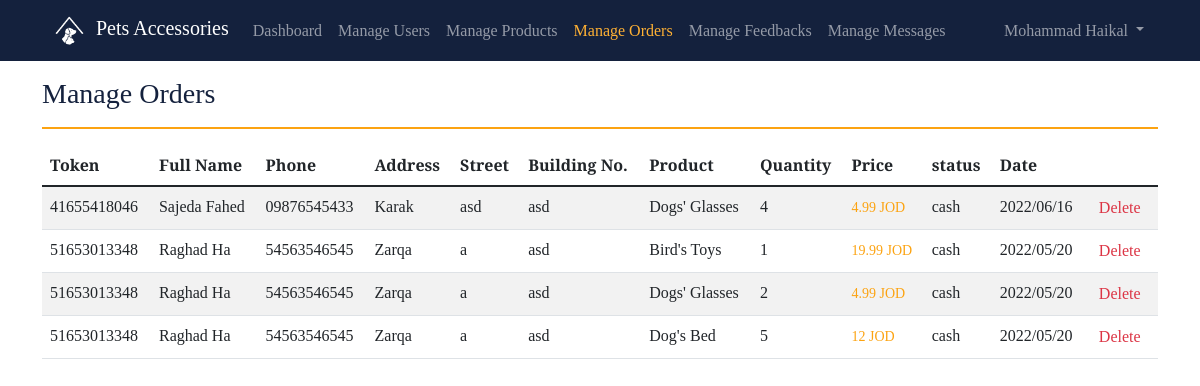
The app's page /petaccesories/manageOrders.php (signed in) with its own data.
### tables this page shows
CREATE TABLE IF NOT EXISTS `user` (
  `id` int(11) NOT NULL AUTO_INCREMENT,
  `is_admin` tinyint(1) DEFAULT '0',
  `first_name` varchar(30) NOT NULL,
  `last_name` varchar(30) NOT NULL,
  `email` varchar(50) NOT NULL,
  `phone` varchar(20) NOT NULL,
  `password` varchar(50) NOT NULL,
  `created_at` timestamp NOT NULL DEFAULT CURRENT_TIMESTAMP,
  PRIMARY KEY (`id`),
  UNIQUE KEY `UNIQUE` (`email`) USING BTREE
);

CREATE TABLE IF NOT EXISTS `order` (
  `id` int(11) NOT NULL AUTO_INCREMENT,
  `token` varchar(100) NOT NULL,
  `user_id` int(11) NOT NULL,
  `order_status_id` int(11) NOT NULL,
  `address` varchar(50) NOT NULL,
  `street_name` varchar(20) NOT NULL,
  `building_number` varchar(10) NOT NULL,
  `total_price` float NOT NULL,
  `created_at` timestamp NOT NULL DEFAULT CURRENT_TIMESTAMP,
  PRIMARY KEY (`id`) USING BTREE,
  KEY `user_id` (`user_id`) USING BTREE,
  KEY `order_status_id` (`order_status_id`) USING BTREE,
  KEY `token` (`token`)
);

CREATE TABLE IF NOT EXISTS `product` (
  `id` int(11) NOT NULL AUTO_INCREMENT,
  `brand_id` int(11) NOT NULL,
  `category_id` int(11) NOT NULL,
  `active` tinyint(1) NOT NULL DEFAULT '1',
  `sold` int(11) NOT NULL DEFAULT '0',
  `name` varchar(50) NOT NULL,
  `image` text NOT NULL,
  `description` text,
  `price` float NOT NULL,
  `quantity` int(11) NOT NULL,
  `created_at` timestamp NOT NULL DEFAULT CURRENT_TIMESTAMP,
  PRIMARY KEY (`id`),
  KEY `category_id` (`category_id`),
  KEY `brand_id` (`brand_id`)
);

CREATE TABLE IF NOT EXISTS `order_products` (
  `id` int(11) NOT NULL AUTO_INCREMENT,
  `order_token` varchar(100) NOT NULL,
  `product_id` int(11) NOT NULL,
  `quantity` int(11) NOT NULL,
  PRIMARY KEY (`id`),
  KEY `product_id` (`product_id`),
  KEY `order_token` (`order_token`)
);

CREATE TABLE IF NOT EXISTS `order_status` (
  `id` int(11) NOT NULL AUTO_INCREMENT,
  `status` varchar(20) NOT NULL,
  PRIMARY KEY (`id`)
);

### petaccesories/modules/Admin.php (called while the page is built, shortened)
<?php
class Admin extends User
{
  public static function check()
  {
    if (isset($_SESSION['admin_id'])) {
      return true;
    } else {
      return false;
    }
  }
  public static function getAdminFullName()
  {
    $admin = self::getAdmin()[0];
    return $admin['first_name'] . " " . $admin['last_name'];
  }
  public static function getAdmin()
  {
    return self::getQueryResults("SELECT * FROM `user` WHERE  `id` = {$_SESSION['admin_id']}");
  }
}

### petaccesories/modules/DB.php (called while the page is built, shortened)
<?php
class DB
{
  protected static $servername;
  protected static $username;
  protected static $password;
  protected static $dbname;
  protected static function connect()
  {
    self::$servername = "localhost";
    self::$username = "root";
    self::$password = "";
    self::$dbname = "petaccessories";
    $conn = new mysqli(self::$servername, self::$username, self::$password, self::$dbname);
    return $conn;
  }
  protected static function getQueryResults($sql){
    $result = mysqli_query(self::connect(), $sql);
    return mysqli_fetch_all($result, MYSQLI_ASSOC);
  }
}

### petaccesories/modules/Order.php (called while the page is built, shortened)
<?php
class Order extends DB
{
  public static function viewAllOrders()
  {
    return self::getQueryResults("SELECT `order`.`id`, `order`.`token`, `order`.`user_id`, `user`.`first_name`, `user`.`last_name`, `user`.`phone`, `order`.`address`, `order`.`street_name`, `order`.`building_number`, `product`.`name`,  `order_products`.`quantity`, `product`.`price`, `order`.`total_price`, `order_status`.`status`, `order`.`created_at` from `order` join `user` ON `order`.`user_id` = `user`.`id` join `order_status` ON `order`.`order_status_id` = `order_status`.`id` join `order_products` ON `order`.`token` = `order_products`.`order_token` join `product` ON `order_products`.`product_id` = `product`.`id` ORDER BY `order`.`created_at` DESC");
  }
}

### petaccesories/manageOrders.php (the view, shortened to what this page needs)
<?php
$orders = Order::viewAllOrders();
?>
<!DOCTYPE html>
<html lang="en" dir="auto">
<?php include('./templates/head.php') ?>
<body>
    <?php include('./templates/adminNav.php') ?>
    <div class="container py-3">
        <h3 class="mb-0">Manage Orders</h3>
        <hr class="myCustomHr">
        <div style="width: 100%; overflow-x: auto;" class="mb-3">
            <table class="table table-striped table-hover">
                <?php if (!empty($orders)) : ?>
                    <thead>
                        <tr>
                            <th>Token</th>
                            <th>Full Name</th>
                            <th>Phone</th>
                            <th>Address</th>
                            <th>Street</th>
                            <th>Building No.</th>
                            <th>Product</th>
                            <th>Quantity</th>
                            <th>Price</th>
                            <th>status</th>
                            <th>Date</th>
                        </tr>
                    </thead>
                    <tbody>
                        <?php foreach ($orders as $order) : ?>
                            <tr>
                                <td><?= $order['token'] ?></td>
                                <td><?= $order['first_name'] . " " . $order['last_name'] ?></td>
                                <td><?= $order['phone'] ?></td>
                                <td><?= $order['address'] ?></td>
                                <td><?= $order['street_name'] ?></td>
                                <td><?= $order['building_number'] ?></td>
                                <td><?= $order['name'] ?></td>
                                <td><?= $order['quantity'] ?></td>
                                <td><small class="price"><?= $order['price'] ?> JOD</small></td>
                                <td><?= $order['status'] ?></td>
                                <td><?= date("Y/m/d", strtotime($order['created_at'])) ?></td>
                                <td>
                                    <form style="width: fit-content;" method="post" action="<?php echo $_SERVER['PHP_SELF']; ?>">
                                        <button name="deleteOrder" onclick="return confirm('Are you sure to delete this order?')" type="submit" class="link-danger bg-transparent border-0">Delete</button>
                                    </form>
                                </td>
                            </tr>
                        <?php endforeach ?>
                    </tbody>
                <?php else : ?>
                    <p class="text-muted text-center">No orders found.</p>
                <?php endif ?>
            </table>
        </div>
    </div>
</body>
</html>

### petaccesories/templates/adminNav.php (shortened to what this page needs)
<?php
    $currentPage = basename($_SERVER['PHP_SELF']);
?>
<nav class="navbar navbar-expand-md navbar-dark bg-dark sticky-top">
        <div class="container-fluid pe-md-5 ps-md-5">
            <a class="navbar-brand" href="index.php">
                <img src="./img/logo.png" class="mx-1 " style="width: 35px; height: 35px;" alt="Logo">
                Pets Accessories
            </a>
            <div class="collapse navbar-collapse" id="navbarNavDropdown">
                <ul class="navbar-nav">
                    <li class="nav-item">
                        <a class="nav-link <?php if ($currentPage == 'dashboard.php') {echo "active";}?>" href="./dashboard.php">Dashboard</a>
                    </li>
                    <li class="nav-item">
                        <a class="nav-link <?php if ($currentPage == 'manageUsers.php') {echo "active";}?>" href="./manageUsers.php">Manage Users</a>
                    </li>
                    <li class="nav-item">
                        <a class="nav-link <?php if ($currentPage == 'manageProducts.php') {echo "active";}?>" href="./manageProducts.php">Manage Products</a>
                    </li>
                    <li class="nav-item">
                        <a class="nav-link <?php if ($currentPage == 'manageOrders.php') {echo "active";}?>" href="./manageOrders.php">Manage Orders</a>
                    </li>
                    <li class="nav-item">
                        <a class="nav-link <?php if ($currentPage == 'manageFeedbacks.php') {echo "active";}?>" href="./manageFeedbacks.php">Manage Feedbacks</a>
                    </li>
                    <li class="nav-item">
                        <a class="nav-link <?php if ($currentPage == 'manageMessages.php') {echo "active";}?>" href="./manageMessages.php">Manage Messages</a>
                    </li>
                </ul>
                <?php if (Admin::check()) : ?>
                    <ul class="navbar-nav ms-auto">
                        <li class="nav-item dropdown">
                            <a class="nav-link dropdown-toggle" href="#" role="button" data-bs-toggle="dropdown" aria-expanded="false">
                                <?php echo Admin::getAdminFullName() ?>
                            </a>
                        </li>
                    </ul>
                <?php endif; ?>
            </div>
        </div>
    </nav>

### records on screen
user: Admin::getAdminFullName() "Mohammad Haikal"
order: token "41655418046", user.first_name "Sajeda", user.last_name "Fahed", user.phone "09876545433", address "Karak", street_name "asd", building_number "asd", product.name "Dogs' Glasses", order_products.quantity "4", product.price "4.99", order_status.status "cash", created_at "2022/06/16"
order: token "51653013348", user.first_name "Raghad", user.last_name "Ha", user.phone "54563546545", address "Zarqa", street_name "a", building_number "asd", product.name "Bird's Toys", order_products.quantity "1", product.price "19.99", order_status.status "cash", created_at "2022/05/20", product.name "Dogs' Glasses", order_products.quantity "2", product.price "4.99", product.name "Dog's Bed", order_products.quantity "5", product.price "12"
